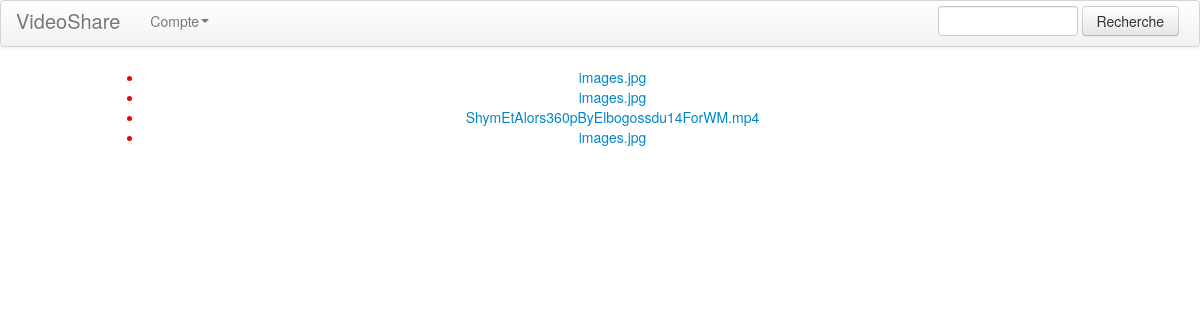
The page /list/ (signed in) on the database as committed earlier.
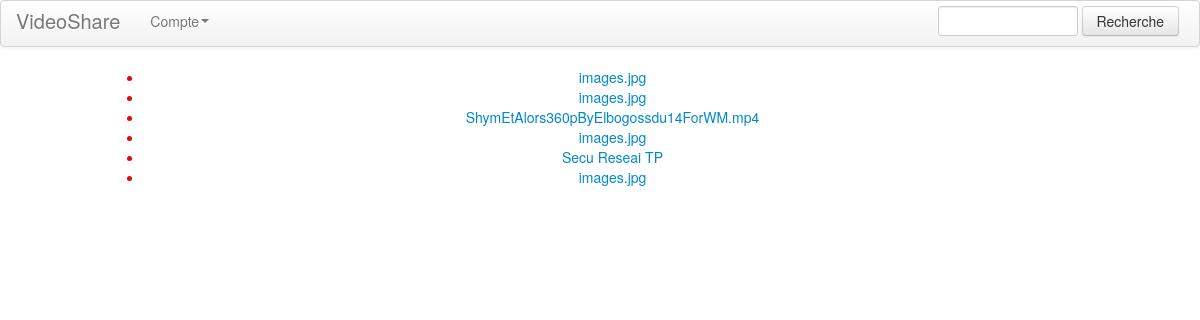
The same page on the database as committed later.
### videoShare/models.py (models this page shows, shortened)
class Document(models.Model):
    name = models.CharField(max_length=50)
    author = models.CharField(max_length=50)
    date = models.DateField()
    docfile = models.FileField(upload_to='documents/%Y/%m/%d')

### videoShare/views.py (the view)
# urls.py: url(r'^list/$', 'list', name='list'),
@login_required
def list(request):
    documents = Document.objects.all()
    return render_to_response(
        'list.html',
        {'documents': documents},
        context_instance=RequestContext(request)
    )

### template/list.html
{% extends "base.html" %}
{% block content %}
    {% if documents %}
        <ul>
        {% for document in documents %}
            <li><a href="{{document.id }}">{{ document.name }}</a></li>
        {% endfor %}
        </ul>
    {% else %}
        <p>Aucun Documents.</p>
    {% endif %}
{% endblock %}

Rows that differ between the two databases and show on the page:
added Document: name "Secu Reseai TP"
added Document: name "images.jpg"
